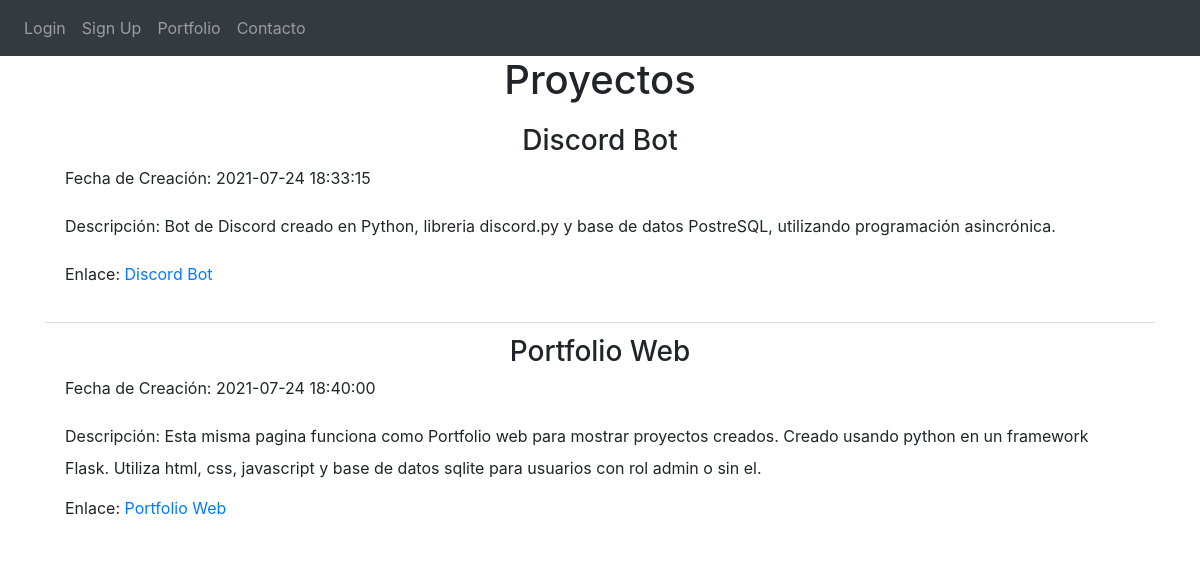
The app's page /portfolio with its own data.
### website/models.py (models this page shows)
class Project(db.Model):
    id = db.Column(db.Integer, primary_key = True)
    name = db.Column(db.String(150), unique = True)
    date = db.Column(db.DateTime(timezone=True),default=func.now())
    description = db.Column(db.Text())
    link = db.Column(db.String(150))

### website/views.py (the view, shortened to what this page needs)
@views.route("/portfolio", methods=['GET','POST'])
def portfolio():
    projects = Project.query.all()
    return render_template('portfolio.html', user=current_user, projects=projects)

### website/templates/portfolio.html (shortened to what this page needs)
{% extends "base.html" %}
{% block content %}
    <h1 align="center">Proyectos</h1>
    <ul class="list-group list-group-flush" id="projects">
      {% for project in projects %}
        <li class="list-group-item">
            <h3 align="center">{{project.name}}</h3>
            <div class="form-group">
              <label for="name">Fecha de Creación: </label>
                {{ project.date }}
            </div>
            <div class="form-group">
              <label for="name">Descripción: </label>
                {{ project.description }}
            </div>
            <div class="form-group">
              <label for="name">Enlace: </label>
                <a href={{ project.link }}>{{project.name}}</a>
            </div>
          </li>
      {% endfor %}
    </ul>
{% endblock %}

### website/templates/base.html (shortened to what this page needs)
<!DOCTYPE html>
<html>
  <head>
    <link
      rel="stylesheet"
      href="https://stackpath.bootstrapcdn.com/bootstrap/4.4.1/css/bootstrap.min.css"
    />
    <link
      rel="stylesheet"
      href="https://stackpath.bootstrapcdn.com/font-awesome/4.7.0/css/font-awesome.min.css"
    />
  </head>
  <body>
    <nav class="navbar navbar-expand-lg navbar-dark bg-dark">
      <div class="collapse navbar-collapse" id="navbar">
        <div class="navbar-nav">
          {% if user.is_authenticated %}
          <a class="nav-item nav-link" id="home" href="/">Home</a>
          <a class="nav-item nav-link" id="logout" href="/logout">Logout</a>
          {% else %}
          <a class="nav-item nav-link" id="login" href="/login">Login</a>
          <a class="nav-item nav-link" id="signUp" href="/sign_up">Sign Up</a>
          {% endif %}
          <a class="nav-item nav-link" id="portfolio" href="/portfolio">Portfolio</a>
          <a class="nav-item nav-link" id="contact" href="/contact">Contacto</a>
        </div>
      </div>
    </nav>
    <div class="container">{% block content %} {% endblock %}</div>
  </body>
</html>

### records on screen
Project: name "Discord Bot", date "2021-07-24 18:33:15", description "Bot de Discord creado en Python, libreria discord.py y base de datos PostreSQL, utilizando programación asincrónica."
Project: name "Portfolio Web", date "2021-07-24 18:40:00", description "Esta misma pagina funciona como Portfolio web para mostrar proyectos creados. Creado usando python en un framework Flask. Utiliza html, css, javascript y base de datos sqlite para usuarios con rol admin o sin el."
